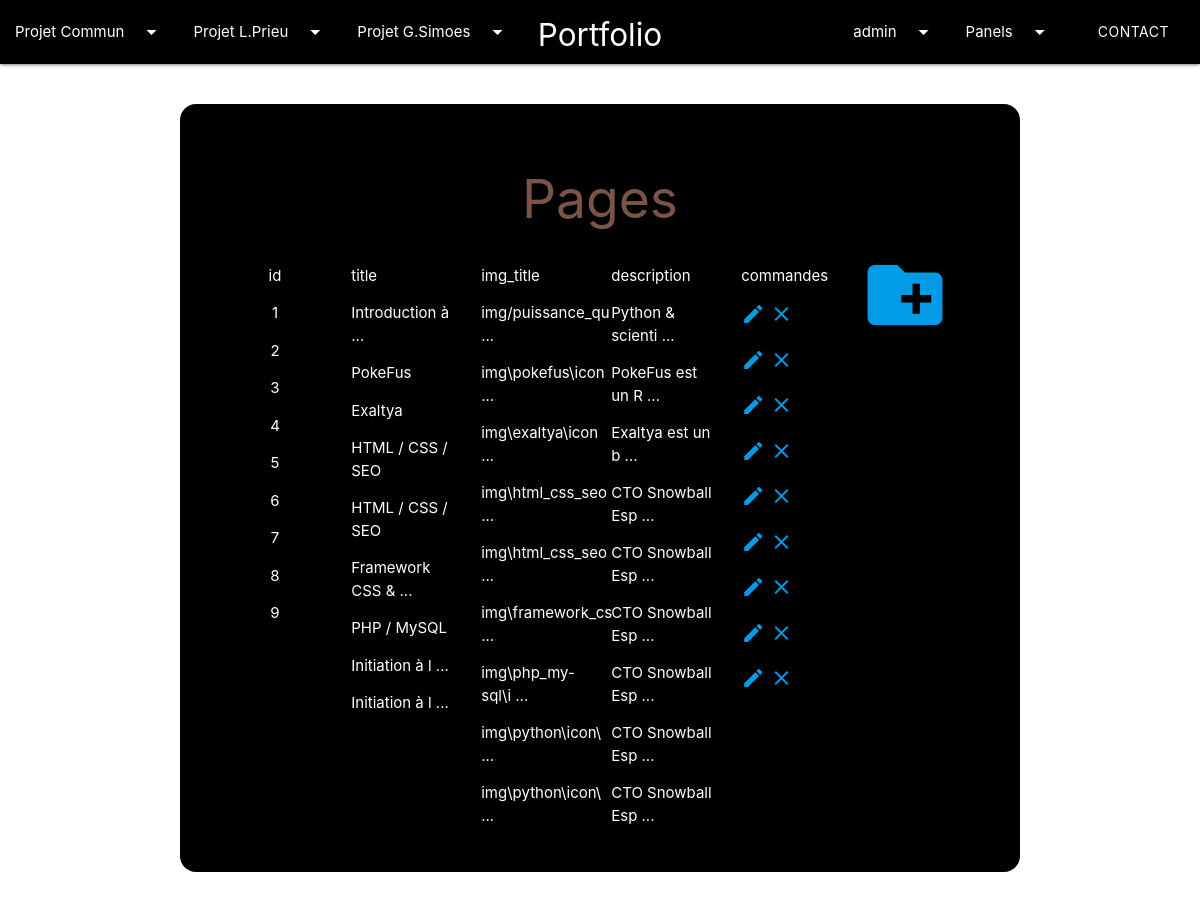
/panel.php?page=pages (signed in), run on the app's committed database.
### tables this page shows
CREATE TABLE IF NOT EXISTS `pages` (
  `id` int(11) NOT NULL AUTO_INCREMENT,
  `title` varchar(255) NOT NULL,
  `img_link` varchar(255) NOT NULL,
  `description` text NOT NULL,
  `subtitle` text NOT NULL,
  `type` varchar(255) NOT NULL,
  `id_type` int(11) NOT NULL,
  PRIMARY KEY (`id`)
);

### pages.php (called while the page is built, shortened)
<?php
require_once "config.php";
$requete1 = 'SELECT * FROM pages';
$resultat = $pdo->prepare($requete1);
$resultat->execute();
$resultatPages = $resultat->fetchAll(PDO::FETCH_ASSOC);
?>

### nbPage.php (called while the page is built)
<?php
require_once "config.php";
$requete1 = 'SELECT * FROM pages';
$resultat = $pdo->prepare($requete1);
$resultat->execute();
$resultatPagesId = $resultat->fetchAll(PDO::FETCH_ASSOC);
?>

### panel.php (the view, shortened to what this page needs)
<!DOCTYPE html>
<html lang="en" dir="ltr">
  <head>
    <link type="text/css" rel="stylesheet" href="css/materialize.css" media="screen,projection" />
    <link rel="stylesheet" href="css/style.css">
  </head>
  <body>
    <?php require_once 'navbar.php' ?>
    <?php require "user.php" ?>
    <?php require "pages.php" ?>
    <?php if (isset($_SESSION['user'])): ?>
      <?php if($_SESSION['user']['admin'] == 1):?>
        <div class="row container">
          <div class="col s12 m12 l12">
            <div class="panel row"style="margin-top:40px;">
              <?php if($_GET['page'] == "users"): ?>
                <h2 class="brown-text center nom">Users</h2>
                <a class="modal-trigger" id="add-users" data-target="add-user" href="#"><i class="large material-icons">create_new_folder</i></a>
                <div id='add-user' class="modal">
                  <div class="modal-content">
                    <h4>Enregister un nouveau compte</h4>
                      <div class="row">
                        <form method="post" action="add_user.php">
                          <div class="row">
                            <div class="input-field col s3">
                              <input id="email" type="email" name="email" class="validate">
                              <label for="email">Adresse email</label>
                            </div>
                            <div class="input-field col s3">
                              <input id="login" type="text" class="validate" name="login">
                              <label for="login">Login</label>
                            </div>
                            <div class="input-field col s3">
                              <input id="mdp" type="password" class="validate" name="password">
                              <label for="mdp">Mot de passe</label>
                            </div>
                            <div class="input-field col s3">
                              <select id='choose_admin' name="admin">
                                <option id="admin" value="1">Oui</option>
                                <option id="admin" value="0" selected>Non</option>
                              </select>
                              <label for='choose_admin'>Admin</label>
                            </div>
                          </div>
                        </div>
                      </div>
                      <div class="modal-footer">
                        <input type='submit' class="btn connect" value="Créer le nouveau compte"/>
                      </div>
                    </form>
                </div>
                <?php
                $fin = ' ...';
                $lg_max = 20;
                 ?>
                <div class="col center s12 m6 l2">
                  <p>ID</p>
                  <?php
                  foreach($resultatUsers as $key => $resultatUser){
                    echo "<p>".$resultatUser['id']."</p>";
                  }?>
                </div>
                <div class="col s12 m6 l2">
                  <p>Login</p>
                  <?php
                  foreach($resultatUsers as $key => $resultatUser){
                    if (strlen($resultatUser['login'])>$lg_max)
                    {
                      $resultatUser['login']=substr($resultatUser['login'], 0, $lg_max-strlen($fin)).$fin;
                    }
                    echo "<p>".$resultatUser['login']."</p>";
                  }
                  ?>
                </div>
                <div class="col s12 m6 l2">
                  <p>Email</p>
                  <?php
                  foreach($resultatUsers as $key => $resultatUser){
                    if (strlen($resultatUser['email'])>$lg_max)
                    {
                      $resultatUser['email']=substr($resultatUser['email'], 0, $lg_max-strlen($fin)).$fin;
                    }
                    echo "<p>".$resultatUser['email']."</p>";
                  }
                  ?>
                </div>
                <div class="col s12 m6 l2">
                  <p>Mot de passe</p>
                  <?php
                  foreach($resultatUsers as $key => $resultatUser){
                    if (strlen($resultatUser['password'])>$lg_max)
                    {
                      $resultatUser['password']=substr($resultatUser['password'], 0, $lg_max-strlen($fin)).$fin;
                    }
                    echo "<p>".$resultatUser['password']."</p>";
                  }
                  ?>
                </div>
                <div class="col center s12 m6 l2">
                  <p>Admin</p>
                  <?php
                  foreach($resultatUsers as $key => $resultatUser){
                    echo "<p>".$resultatUser['admin']."</p>";
                  }?>
                </div>
                <div class="col s12 m6 l2">
                  <p>Commandes</p>
                  <?php foreach ($resultatUsers as $key => $resultatUser) { ?>
                    <p>
                      <?php echo '<a class="modal-trigger" id="change-users" data-target="change-user'.$resultatUser["id"].'" href="#"><i class="material-icons">edit</i></a>
                      <a class="modal-trigger" id="remove-users" data-target="delete-user'.$resultatUser["id"].'" href="#"><i class="material-icons">close</i></a>' ?>
                      <div id="<?php echo 'change-user'.$resultatUser["id"].'' ?>" class="modal">
                        <div class="modal-content">
                          <h4>Modifier un compte</h4>
                            <div class="row">
                              <form method="post" action="change_user.php">
                                <div class="row">
                                  <div class="input-field col s3">
                                    <input id="login" name="login" class="validate" type="text" value="<?php echo $resultatUser['login'] ?>">
                                    <label for="login">login de l'utilisateur</label>
                                  </div>
                                  <div class="input-field col s3">
                                    <input id="email" type="email" class="validate" name="email" value="<?php echo $resultatUser['email'] ?>">
                                    <label for="email">email</label>
                                  </div>
                                  <div class="input-field col s3">
                                    <input id="password" type="password" class="validate" name="password" value="<?php echo $resultatUser['password']?>">
                                    <label for="password">mot de passe</label>
                                  </div>
                                  <div class="input-field col s3">
                                    <?php if($resultatUser['admin']== 1):?>
                                      <select id='choose_admin' name="admin">
                                        <option id="admin" value="1" selected>Oui</option>
                                        <option id="admin" value="0">Non</option>
                                      </select>
                                      <label for='choose_admin'>Admin</label>
                                    <?php else: ?>
                                      <select id='choose_admin' name="admin">
                                        <option id="admin" value="1">Oui</option>
                                        <option id="admin" value="0" selected>Non</option>
                                      </select>
                                      <label for='choose_admin'>Admin</label>
                                    <?php endif ?>
                                  </div>
                                  <div class="input-field col s12">
                                    <input readonly="readonly" value="<?php echo $resultatUser['id'] ?>" id="id-user" type="text" class="validate" name="id" >
                                    <label for="id">id de l'utilisateur</label>
                                  </div>
                                </div>
                              </div>
                            </div>
                            <div class="modal-footer">
                              <input type='submit' class="btn connect" value="Valider le changement"/>
                            </div>
                          </form>
                      </div>
                      <div id="<?php echo 'delete-user'.$resultatUser["id"].'' ?>" class="modal">
                        <div class="modal-content">
                          <h4>Supprimer un compte</h4>
                            <div class="row">
                              <form method="post" action="remove_user.php">
                                  <p>Vous allez supprimer le compte avec les information suivante (la manipulation est définitive)</p>
                                  <div class="input-field col s3">
                                    <input readonly="readonly" id="login" name="login" class="validate" type="text" value="<?php echo $resultatUser['login'] ?>">
                                    <label for="login">login de l'utilisateur</label>
                                  </div>
                                  <div class="input-field col s3">
                                    <input readonly="readonly" id="email" type="email" class="validate" name="email" value="<?php echo $resultatUser['email'] ?>">
                                    <label for="email">email</label>
                                  </div>
                                  <div class="input-field col s3">
                                    <input readonly="readonly" id="password" type="password" class="validate" name="password" value="<?php echo $resultatUser['password'] ?>">
                                    <label for="password">mot de passe</label>
                                  </div>
                                  <div class="input-field col s3">
                                    <?php if($resultatUser['admin']== 1):?>
                                      <select readonly="readonly" id='choose_admin'>
                                        <option id="admin" name="admin" readonly="readonly" value="1" selected>Oui</option>
                                        <option id="admin" name="admin" readonly="readonly" value="0">Non</option>
                                      </select>
                                      <label for='choose_admin'>Admin</label>
                                    <?php else: ?>
                                      <select readonly="readonly" id='choose_admin'>
                                        <option id="admin" name="admin" readonly="readonly" value="1">Oui</option>
                                        <option id="admin" name="admin" readonly="readonly" value="0" selected>Non</option>
                                      </select>
                                      <label for='choose_admin'>Admin</label>
                                    <?php endif ?>
                                  </div>
                                  <div class="input-field col s12">
                                    <input readonly="readonly" value="<?php echo $resultatUser['id'] ?>" id="id-user" type="text" class="validate" name="id-user" >
                                    <label for="id-user">id de l'utilisateur</label>
                                  </div>
                                </div>
                              </div>
                            <div class="modal-footer">
                              <input type='submit' class="btn connect" value="Valider la suppresion"/>
                            </div>
                          </form>
                      </div>
                    </p>
                  <?php } ?>
                </div>
              <?php elseif ($_GET["page"] == "pages") :?>
                <h2 class="brown-text center nom">Pages</h2>
                <a class="modal-trigger" id="add-pages" data-target="add-page" href="#"><i class="large material-icons">create_new_folder</i></a>
                <?php
                $fin = ' ...';
                $lg_max = 20;
                 ?>
                <div class="col center s12 m6 l2">
                  <p>id</p>
                  <?php
                  foreach($resultatPages as $key => $resultatPage){
                    echo "<p>".$resultatPage['id']."</p>";
                  }?>
                </div>
                <div class="col s12 m6 l2">
                  <p>title</p>
                  <?php
                  foreach($resultatPages as $key => $resultatPage){
                    if (strlen($resultatPage['title'])>$lg_max)
                    {
                      $resultatPage['title']=substr($resultatPage['title'], 0, $lg_max-strlen($fin)).$fin;
                    }
                    echo "<p>".$resultatPage['title']."<br></p>";
                  }
                  ?>
                </div>
                <div class="col s12 m6 l2">
                  <p>img_title</p>
                  <?php
                  foreach($resultatPages as $key => $resultatPage){
                    if (strlen($resultatPage['img_link'])>$lg_max)
                    {
                      $resultatPage['img_link']=substr($resultatPage['img_link'], 0, $lg_max-strlen($fin)).$fin;
                    }
                    echo "<p>".$resultatPage['img_link']."</p>";
                  }
                  ?>
                </div>
                <div class="col s12 m6 l2">
                  <p>description</p>
                  <?php
                  foreach($resultatPages as $key => $resultatPage){
                    if (strlen($resultatPage['description'])>$lg_max)
                    {
                      $resultatPage['description']=substr($resultatPage['description'], 0, $lg_max-strlen($fin)).$fin;
                    }
                    echo "<p>".$resultatPage['description']."</p>";
                  }
                  ?>
                </div>
                <div class="col s12 m6 l2">
                  <p>commandes</p>
                  <?php foreach ($resultatPages as $key => $resultatPage) {
                    echo '<p>
                      <a class="modal-trigger" id="change-pages" data-target="change-page'.$resultatPage["id"].'" href="#"><i class="material-icons">edit</i></a>
                      <a class="modal-trigger" id="delete-pages" data-target="delete-page'.$resultatPage["id"].'" href="#"><i class="material-icons">close</i></a>
                    </p>' ?>
                    <?php } ?>
                  </div>
                <?php endif ?>
              </div>
            </div>
          </div>
      <?php endif ?>
    <?php endif ?>
  </body>
</html>

### css/style.css (style rules this page uses)
body { background-image: url('../img/portfolio.jpg'); background-position: center center; background-attachment: fixed; background-repeat: no-repeat; background-size: cover; }
.panel { background: black; color: white; border-radius: 16px; padding: 2em; margin-bottom: 20px; }

### data on the page
pages: id "1", title "Introduction à ...", img_link "img/puissance_qu ...", description "Python & scienti ..."
pages: id "2", title "PokeFus", img_link "img\\pokefus\\icon ...", description "PokeFus est un R ..."
pages: id "3", title "Exaltya", img_link "img\\exaltya\\icon ...", description "Exaltya est un b ..."
pages: id "4", title "HTML / CSS / SEO", img_link "img\\html_css_seo ...", description "CTO Snowball Esp ..."
pages: id "5", title "HTML / CSS / SEO", img_link "img\\html_css_seo ...", description "CTO Snowball Esp ..."
pages: id "6", title "Framework CSS & ...", img_link "img\\framework_cs ...", description "CTO Snowball Esp ..."
pages: id "7", title "PHP / MySQL", img_link "img\\php_my-sql\\i ...", description "CTO Snowball Esp ..."
pages: id "8", title "Initiation à l ...", img_link "img\\python\\icon\\ ...", description "CTO Snowball Esp ..."
pages: id "9", title "Initiation à l ...", img_link "img\\python\\icon\\ ...", description "CTO Snowball Esp ..."

### other printed values
$_SESSION['user']['login'] "admin"
